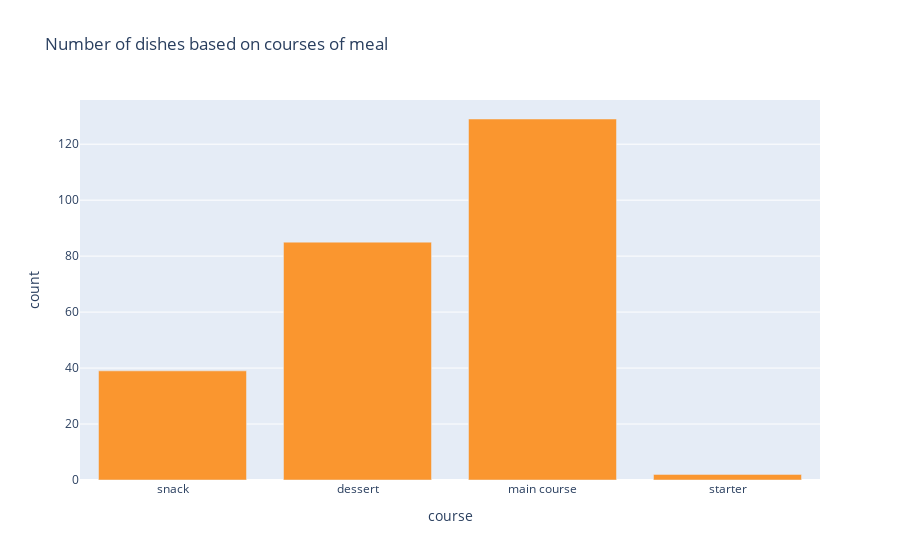

Source (notebook cell):
### Markdown cell above
### IV. Number of dishes based on courses of meal

### Code cell
course_df = df.course.value_counts().reset_index()
course_df.columns = ['course','count']
course_df.head()
course_df = course_df.sample(frac=1)
fig = px.bar(course_df,x='course',y='count',title='Number of dishes based on courses of meal',
             color_discrete_sequence=['#FA962F'])
fig.show()

### Figure 1 — Plotly figure (JSON) as saved in the notebook; plotly's stock layout.template omitted (floating-point values rounded to 4 significant figures)
{"data": [{"alignmentgroup": "True", "hovertemplate": "course=%{x}<br>count=%{y}<extra></extra>", "legendgroup": "", "marker": {"color": "#FA962F"}, "name": "", "offsetgroup": "", "orientation": "v", "showlegend": false, "textposition": "auto", "type": "bar", "x": ["snack", "dessert", "main course", "starter"], "xaxis": "x", "y": [39, 85, 129, 2], "yaxis": "y"}], "layout": {"barmode": "relative", "legend": {"tracegroupgap": 0}, "title": {"text": "Number of dishes based on courses of meal"}, "xaxis": {"anchor": "y", "domain": [0, 1], "title": {"text": "course"}}, "yaxis": {"anchor": "x", "domain": [0, 1], "title": {"text": "count"}}}}
